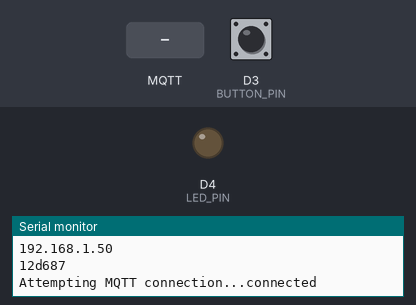
A sketch run on a simulated ESP8266 (NodeMCU). On the bench: output pins drawn as LEDs (lit = HIGH), the last lines printed to the serial monitor. Inputs (shaded band) come from the test bench; at power-on: D3 (BUTTON_PIN) HIGH. WiFi joins after 1.5 s; servers stay silent unless stated; no MQTT or app messages arrive unless stated.

Above: at 2.7 s.
2.8 s: MQTT message "1" arrives on the first subscribed topic
At 3.9 s:
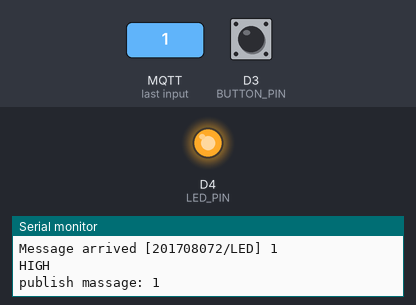
5.9 s: MQTT message "0" arrives on the first subscribed topic
At 6.2 s:
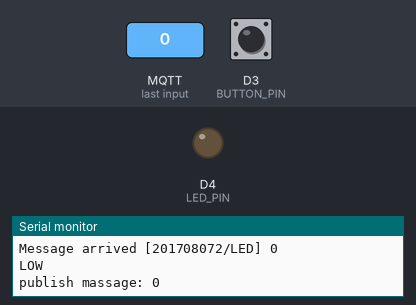
Timing chart, 0 to 8.9 s (numbered marks = the images above; inputs shaded):
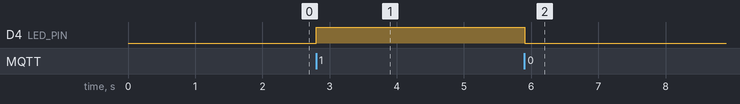

Measured:
- after the input at 2.8 s, D4 (LED_PIN): LOW → HIGH at once
- after the input at 5.9 s, D4 (LED_PIN): HIGH → LOW at once

The sketch:

B201708072_10.ino
```cpp
#include <ESP8266WiFi.h>
#include <PubSubClient.h>
#define MSG_BUFFER_SIZE  50

const char* ssid = "chajinwoo";
const char* password = "20051677";
const char* mqtt_server = "192.168.0.17";
//broker.hivemq.com - mqtt 브로커 서비스

const char* outTopic = "201708072/LED";
const char* inTopic = "201708072/LED";
const char* clientName;

unsigned long lastMsg = 0;

int LED_PIN = D4;       //GPIO2
int BUTTON_PIN = 0;     //D3
int isPUSH = 0;
int LED_State = 0;      //LED상태

String sChipID;
char cChipID[20];

WiFiClient espClient;
PubSubClient client(espClient);
char msg[MSG_BUFFER_SIZE];

void setup_wifi() {
  delay(10);
  Serial.println();
  Serial.print("Connecting to ");
  Serial.println(ssid);

  WiFi.mode(WIFI_STA);
  /*
  IPAddress ip(10, 74, 128, 99);
  IPAddress gateway(10, 74, 0, 1);
  IPAddress subnet(255, 255, 0, 0);
  IPAddress myDns(203, 246, 96, 254);
  WiFi.config(ip, myDns, gateway, subnet);
  */

  WiFi.begin(ssid, password);

  while (WiFi.status() != WL_CONNECTED)
  {
    delay(500);
    Serial.print(".");
  }

  Serial.println("");
  Serial.println("WiFi connected");
  Serial.println("IP address: ");
  Serial.println(WiFi.localIP());
}

void reconnect() {
  while (!client.connected()) {
    Serial.print("Attempting MQTT connection...");
    if (client.connect(clientName)) {
      Serial.println("connected");
      client.publish(outTopic, "Reconnected");
      client.subscribe(inTopic);
    }
    else {
      Serial.print("failed, rc=");
      Serial.print(client.state());
      Serial.println("try again in 5 seconds");
      delay(5000);
    }
  }
}

void callback(char* topic, byte* payload, unsigned int length) {
  Serial.print("Message arrived [");
  Serial.print(topic);
  Serial.print("] ");
  for (int i = 0; i < length; i++) {
    Serial.print((char)payload[i]);
  }
  Serial.println();

  if ((char)payload[0] == '0') {
    Serial.println("LOW");    digitalWrite(LED_PIN, LOW);
    snprintf(msg, MSG_BUFFER_SIZE, "%ld", digitalRead(2));
    Serial.print("publish massage: ");
    Serial.println(msg);
    client.publish("201708072/LEDStatus", msg);
  }
  if ((char)payload[0] == '1') {
    Serial.println("HIGH");    digitalWrite(LED_PIN, HIGH);
    snprintf(msg, MSG_BUFFER_SIZE, "%ld", digitalRead(2));
    Serial.print("publish massage: ");
    Serial.println(msg);
    client.publish("201708072/LEDStatus", msg);
  }
}

void setup() {
  pinMode(LED_PIN, OUTPUT);
  pinMode(BUTTON_PIN, INPUT);

  Serial.begin(115200);
  while(!Serial);
  Serial.println();
  setup_wifi();

  sChipID = String(ESP.getChipId(), HEX);             //ESP8266 칩번호 확인
  sChipID.toCharArray(cChipID, sChipID.length()+1);
  clientName = &cChipID[0];
  Serial.println(clientName);

  client.setServer(mqtt_server, 1883);
  client.setCallback(callback);
}

void loop() {
  if (!client.connected()) reconnect();
  client.loop();

  if((digitalRead(BUTTON_PIN) == LOW) && (!isPUSH)) {
    Serial.println("Switch is pushed");
    if(LED_State == 0) {
      client.publish(outTopic,"1");
      LED_State = 1;
    }
    else if(LED_State == 1) {
      client.publish(outTopic,"0");
      LED_State = 0;
    }
    isPUSH = 1;
  }
  else if((digitalRead(BUTTON_PIN)==HIGH) && isPUSH) {
    Serial.println("Switch is not pushed");

    isPUSH = 0;
  }
  delay(10);

}
```
